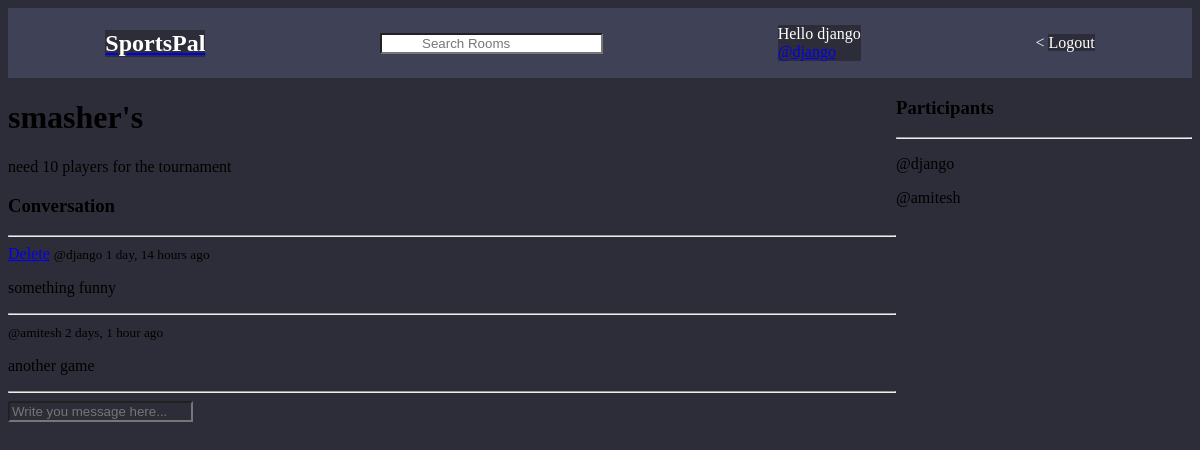
Screenshot of /room/27/ (signed in) with the database file from the repository.
### base/models.py (models this page shows, shortened)
class Room(models.Model):
    host = models.ForeignKey(User, on_delete=models.SET_NULL, null=True)
    topic = models.ForeignKey(Topic, on_delete=models.SET_NULL, null=True)
    name = models.CharField(max_length=200)
    description = models.TextField(null = True, blank = True)
    participants = models.ManyToManyField(User, related_name='participants', blank=True)
    updated = models.DateTimeField(auto_now=True)
    created = models.DateTimeField(auto_now_add=True)
    class Meta:
        ordering = ('-updated','-created')

class Message(models.Model):
    user = models.ForeignKey(User, on_delete=models.CASCADE)
    room = models.ForeignKey(Room, on_delete=models.CASCADE)
    body = models.TextField()
    updated = models.DateTimeField(auto_now=True)
    created = models.DateTimeField(auto_now_add=True)

### base/views.py (the view, shortened to what this page needs)
# urls.py: path("room/<str:pk>/", views.room, name="room"),
def room(request,pk):
    room = Room.objects.get(id=pk)
    room_messages = room.message_set.all().order_by('-created')
    participants = room.participants.all()
    context = {'room':room,'room_messages':room_messages,'participants':participants}
    return render(request,"base/room.html",context )

### base/templates/base/room.html (shortened to what this page needs)
{% extends 'main.html' %}
{% load static %}
{% block content %}
{% block css %}
    <link rel="stylesheet" type="text/css" href="{% static 'styles/room.css' %}">
    <link href="{% static 'fontawesomefree/css/fontawesome.css' %}" rel="stylesheet" type="text/css">
    <link href="{% static 'fontawesomefree/css/brands.css' %}" rel="stylesheet" type="text/css">
    <link href="{% static 'fontawesomefree/css/solid.css' %}" rel="stylesheet" type="text/css">
{% endblock %}
<div class="room-container">
    <div>
        <h1>{{room.name}}</h1>
        <p>{{room.description}}</p>
        <div class="comment-wrapper">
            <h3>Conversation</h3>
            <hr>
            {% for message in room_messages %}
            <div>
                {% if request.user == message.user %}
                <a href = "{% url 'delete-message' message.id %}" >Delete</a>
                {% endif %}
                <small>@{{message.user}} {{message.created|timesince}} ago </small>
                <p>{{message.body}}</p>
                <hr>
            </div>
            {% endfor %}
        </div>
        {% if request.user.is_authenticated %}
        <div class="comment-form">
            <form method="POST" action="">
                <input type="text" name="body" placeholder="Write you message here..." />
            </form>
        </div>
        {% endif %}
    </div>
    <div>
        <h3>Participants</h3>
        <hr>
        {% for user in participants %}
        <div>
            <p>@{{user.username}}</p>
        </div>
        {% endfor %}
    </div>
</div>
{% endblock %}

### templates/navbar.html (shortened to what this page needs)
{% load static %}
{% block css %}
    <link rel="stylesheet" type="text/css" href="{% static 'styles/navbar.css' %}">
{% endblock %}
<div class="navbar">
    <div class="logo">
        <a href="/"> <h1 style = "color: white;">SportsPal</h1></a>
    </div>
    <div class="search_bar">
        <form method = "GET" action="{% url 'home' %}">
            <input type = "text" name = "q" placeholder = "Search Rooms" />
        </form>
    </div>
    {% if request.user.is_authenticated %}
    <div class="profile">
        <p style="color: white;"> Hello {{request.user}}</p>
        <p><a href = "{'% url 'base/profile.html' message.user.id %}">@{{user.username}}</a></p>
    </div>
    <div class="logout"><
        <a href = "{% url 'logout' %}">Logout</a>
    </div>
    {% else %}
    <div class="login"><
        <a href = "{% url 'login' %}">Login</a>
    </div>
    {% endif %}
</div>

### static/styles/main.css (style rules this page uses)
* { background-color: #2d2d39;; }

### static/styles/navbar.css (style rules this page uses)
.navbar { display: flex; background-color:#3f4156; align-items: center; justify-content: space-around; text-decoration: none; padding: 10px; height: 50px; }
.navbar div { background-color:#3f4156 ; color: white; }
.logo h1 { margin: 0; font-size: 24px; font-weight: bold; text-decoration: none; }
.search_bar input[type="text"] { background-color: white; background-image: url('searchicon.png'); background-position: 10px 10px; background-repeat: no-repeat; padding-left: 40px; }
.profile p { margin: 0; }
.logout a { text-decoration: none; color: white; }

### base/templates/base/room.html (style rules this page uses)
.room-container { display: grid; grid-template-columns: 3fr 1fr ; }

### rows the page displays
Room: name "smasher's", description "need 10 players for the tournament"
Message: user "django", created "1 day, 14 hours", body "something funny"
Message: user "amitesh", created "2 days, 1 hour", body "another game"

### other values shown
{{ request.user }} "django"
{{ user.username }} "django"
{{ user.username }} "amitesh"
